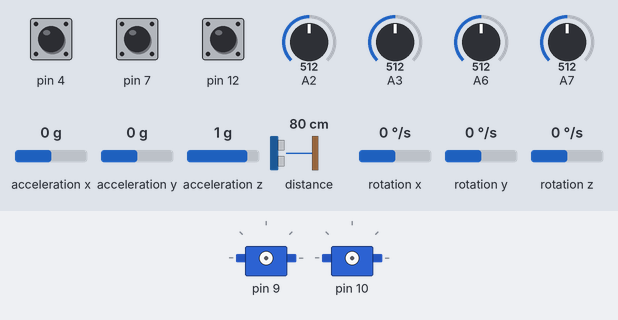
This sketch was run on a simulated Arduino Nano, built with avr-gcc and run on an emulated ATmega328P. On the bench: 2 × servo. Wiring (inferred from the names in the program): MPU-6050 motion sensor at I2C address 0x68. The inputs (shaded band) are chosen by the test bench; at power-on: pin 4 HIGH, A2 = 512, pin 7 HIGH, pin 12 HIGH, A3 = 512, A6 = 512, A7 = 512, acceleration x 0 g, acceleration y 0 g, acceleration z 1 g, distance to the obstacle 80 cm, rotation x 0 °/s, rotation y 0 °/s, rotation z 0 °/s. What the sketch prints to the serial monitor is not drawn.

Above: at 3.7 s.
3.8 s: pin 4 pulled LOW for 0.15 s
At 6.07 s:
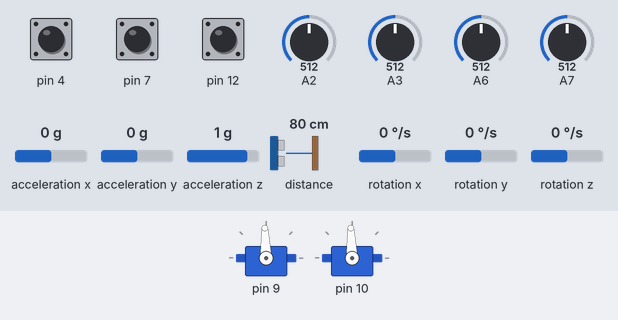
6.9 s: A2 set to 30
At 8.47 s:
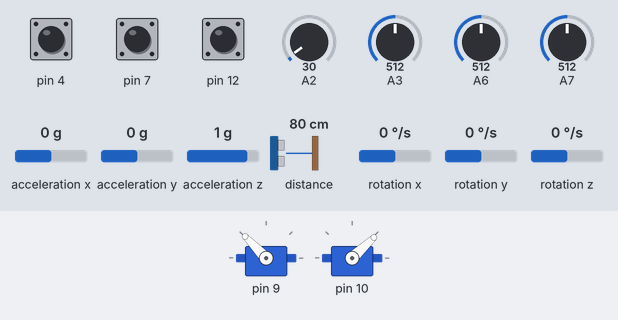
Timing chart, 0 to 15.9 s (numbered marks = the images above; inputs shaded):
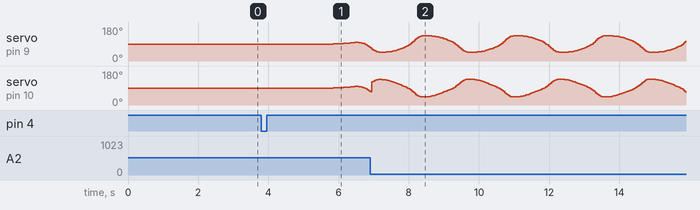

The sketch:

so2walk_rev2.0.ino
```cpp
/// Bakiwi ///

/*---------------------------------+
 | Matthias Kubisch                |
 | kubisch@informatik.hu-berlin.de |
 | software version 0.01           |
 | for board rev 2.0               |
 | October 9th, 2019               |
 +---------------------------------*/

/* DESCRIPTION.
 * This walking behavior is based on neural oscillators, so-called SO(2) networks.
 * Two recurrent neurons are coupled with the weights configured as a rotation matrix,
 * thus forming an approximated sin/cos waveform pair.
 * Based on the core oscillation, the motors are fed by this pattern generators' signals
 * which are mixed for adjusting phaseshift and amplified by readings from potentiometers.
 *
 * WARNING: Do NOT connect motors when using power from USB-port only.
 * This might overload the supply voltage of your computers USB port.
 */


/* TODOs:
 *  + buzzer: introduce volume by setting freq. 10x higher and use pwm mode for buzzer.
 *  + button: use proper hysteresis neuron (clip)
 */


#include "bakiwi_rev2.0.h"
#include "neural_osc.h"


bakiwi::Board board(42);
NeuralOscillator osc;
unsigned long timestamp = 0; /* timer variable */


void setup() {
  Serial.begin(1000000); /* 1MBaud */
  board.init();
  osc.set_frequency(board.freq);
  osc.restart();

  /* play totoro */
  board.buzzer.play_melody();
}

void loop()
{
  /* wait until timer signals the beginning of the next time slot */
  while(micros() - timestamp < (bakiwi::constants::WAIT_US));
  unsigned long dt = micros() - timestamp;
  timestamp = micros();

  /* begin execution of step functions */
  board.step(osc);

  /* propagate neural oscillator */
  osc.set_frequency(board.freq);
  osc.step();

  /* create phase shifted motor signals */
  const float u1 = osc.x1;
  const float u2 = osc.get_phase_shifted_x1(board.phase);

  board.set_motors(u1, u2);
  board.set_lights(u1, u2);


  Serial.print(dt/1000); Serial.print(" ");
  Serial.print(0.1f*board.motion.gx); Serial.print(" ");
  Serial.print(board.rangef.dx); Serial.print(" ");
  Serial.print(board.brgt); Serial.print(" ");
  Serial.print(board.touch); Serial.print(" ");

  Serial.println();

}
```

bakiwi_rev2.0.h
```cpp
#ifndef BAKIWI_REV2_H
#define BAKIWI_REV2_H

/*---------------------------------+
 | Matthias Kubisch                |
 | kubisch@informatik.hu-berlin.de |
 | October 3th, 2019               |
 +---------------------------------*/

#include <Arduino.h>
#include <math.h>
#include <Servo.h>
#include <Wire.h>

#include "modules.h"
#include "sensors/rangef.h"
#include "sensors/motion.h"
#include "sensors/jcl_capsense.h"
#include "sound/tones.h"
#include "sound/melodies.h"
#include "neural_osc.h"

#ifdef round
#undef round
#endif

#ifdef constrain
#undef constrain
#endif


volatile uint8_t led1pwm = 0;
volatile uint8_t led2pwm = 0;
volatile uint8_t pwmcnt = 0;
volatile bool buz_toggle = false; //TODO make buz_pwm and buz_vol
volatile bool buzzer_on = false;

namespace bakiwi {

namespace io { //TODO for consts: use same conventions for schem and code

/* user interface */
const unsigned POTI_FREQ  = A7; // poti for walking frequency
const unsigned POTI_PHASE = A2; // poti for phase shift between motors
const unsigned POTI_AMP1  = A6; // amplitude motor 1
const unsigned POTI_AMP2  = A3; // amplitude motor 2
const unsigned BRIGHTNESS =  7; // brightness sensor
const unsigned BUTTON     =  4; // tactile button

/* actuators */
const unsigned MOTOR_1    =  9;
const unsigned MOTOR_2    = 10;
const unsigned MOTOR_3    =  5;
const unsigned MOTOR_4    =  6;
const unsigned LED_1      =  3;
const unsigned LED_2      = 11;
const unsigned BUZZER     =  8;

/* sensors*/
const unsigned TOUCH_SEND =  2;
const unsigned TOUCH_RCV1 = 13; //TODO: wait for next revision, cannot be used, because of LED on pin 13
const unsigned TOUCH_RCV2 = 12;
const unsigned FLEX_SENS1 = A0;
const unsigned FLEX_SENS2 = A1;

} /* namespace io */


namespace constants {
    /* Note: the step size is largely dominated by the ToF sensor.
     * Without it, 10ms are reachable.
     */
    const unsigned long WAIT_US = 10*1000UL;
    const unsigned MAX_ANGLE = 90; // DEG
    const float    PREAMP = 1.4f;
}


void set_freq(float frq);


class Motors {

    const uint8_t pin1, pin2;
    bool const& paused;
    Servo   mot1, mot2;
    uint8_t tar1, tar2;

public:
    Motors(uint8_t pin1, uint8_t pin2, bool const& paused)
    : pin1(pin1), pin2(pin2), paused(paused), mot1(), mot2()
    {}

    void set_position(uint8_t t1, uint8_t t2) {
        tar1 = t1;
        tar2 = t2;
    }

    void attach() {
        mot1.attach(pin1);
        mot2.attach(pin2);
    }

    void detach() {
        mot1.detach();
        mot2.detach();
    }

    void step(void) {
        /* write motors */
        if (!paused) {
            mot1.write(tar1);
            mot2.write(tar2);
        }
    }
};


class Button
{
    const uint8_t pin;
    bool is_pressed = false;
    bool state = false;
    int8_t integ = 0;

    const int8_t UP = 3; /* min. timesteps need with pin high/low to switch state */

    void read(void) {
        /* saturating integrator */
        integ = clip(integ + (digitalRead(pin) ? -1 : +1), 0, UP);

        /* hysteresis switch */
             if ( state and integ==0 ) state = false;
        else if (!state and integ==UP) state = true;
    }

public:
    Button(uint8_t pin) : pin(pin) {
        pinMode(pin, INPUT_PULLUP); /* needs pullup resistor */
    }

    bool step(void) {
        read();
        bool result = (is_pressed and !state); /* trigger on button release */
        is_pressed = state;
        return result;
    }

    bool get_state(void) const { return is_pressed; }
    int8_t get_integ(void) const { return integ;}
};


class Lights {
    const uint8_t pin1, pin2;
    uint8_t pwm1, pwm2;
public:
    Lights(uint8_t pin1, uint8_t pin2)
    : pin1(pin1), pin2(pin2)
    {
        pinMode(pin1, OUTPUT);
        pinMode(pin2, OUTPUT);
    }

    void set_pwm(uint8_t tar1, uint8_t tar2) {
        pwm1 = tar1;
        pwm2 = tar2;
    }

    void step(void) {
        led1pwm = pwm1/16;
        led2pwm = pwm2/16;
    }

};


class Sound {
    const uint8_t pin;
    bool on = false;
public:
    Sound(uint8_t pin) : pin(pin) { pinMode(pin, OUTPUT); }

    void play_note(unsigned no, unsigned dur_ms) {}
    void play_melody() {
        /* play totoro */

        for (unsigned i = 0; i < 9; ++i) {
          if (melodies::totoro[0][i] != 0) {
            switch_on();
            set_freq( tonetable[88-melodies::totoro[0][i]] );
          } else switch_off();

          delay(2000/melodies::totoro[1][i]);
        }
        reset();
    }

    void reset(void) {
      buzzer_on = false;
      set_freq(16000);
    }

    void step() {
        //test tones
        //unsigned sel = 87*board.freq;
        //set_freq(tonetable[sel]);
    }

    void switch_on(void) { buzzer_on = true; }
    void switch_off(void) { buzzer_on = false; }
};


class Board {
public:

    bool paused = true;
    Button button;
    Lights lights;
    Motors motors;
    Sound buzzer;
    Motionsensor motion;
    Rangefinder rangef;
    jcl::CapSense cap;

    float freq  = .0f,
          amp1  = .0f,
          amp2  = .0f,
          phase = .0f,
          brgt  = .0f,
          temp  = .0f,
          touch = .0f;

    const uint8_t max_a = constants::MAX_ANGLE;

    Board(uint8_t id)
    : button(io::BUTTON)
    , lights(io::LED_1, io::LED_2)
    , motors(io::MOTOR_1, io::MOTOR_2, paused)
    , buzzer(io::BUZZER)
    , motion(Wire)
    , rangef()
    , cap(io::TOUCH_SEND, io::TOUCH_RCV2)
    {
        pinMode(io::BRIGHTNESS, INPUT_PULLUP); // reduce the resistance in voltage divider
        read_potentiometers();
        buzzer.reset();
    }

    /* must be called during setup() */
    void init(void) {
        Wire.begin();
        Wire.setClock(400000); /* set I2C clock speed to 400 kHz */
        motion.init();
        rangef.init();
    }

    float motorscale(float a) { return round(clip(a * max_a + max_a, 0.f, 2.f * max_a)); }

    void set_motors(float u1, float u2) {
        motors.set_position( motorscale(u1 * amp1), motorscale(u2 * amp2) );
    }

    void set_lights(float l1, float l2) {
        if (paused) // in pause mode, show amplitude
            lights.set_pwm( to_pwm(l1*(0.1+amp1))
                          , to_pwm(l2*(0.1+amp2)) );
        else
            lights.set_pwm( to_pwm(l1), to_pwm(l2) );
    }

    void step(NeuralOscillator const& osc)
    {
        if (button.step()) {
            paused = !paused; // toggle pause on button release
            if (paused) {
                motors.detach();
            } else {
                motors.attach();
                osc.restart();
            }
        }

        /* write actuators */
        motors.step();
        lights.step();
        buzzer.step();

        /* read sensors */
        motion.step();
        rangef.step();

        touch = cap.step();

        read_potentiometers();
        read_brightness();
    }

    bool is_paused(void) const { return paused; }

    float readpin(uint8_t pin) { return analogRead(pin) / 1023.f; }

    uint8_t to_pwm(float val) { return round(clip(val, 0.f, 1.f) * 255u); }

    void read_potentiometers(float ampl_gain = 1.f/*TODO use as damping*/)
    {
        const float lev = readpin(io::POTI_AMP1)*ampl_gain;
        const float dif = 2*readpin(io::POTI_AMP2);

        amp1 = constants::PREAMP * lev * clip(dif, 0.f, 1.f);
        amp2 = constants::PREAMP * lev * clip(2.f - dif, 0.f, 1.f);

        freq = readpin(io::POTI_FREQ);
        phase = 2 * readpin(io::POTI_PHASE) - 1.f;
    }

    void read_brightness(void) {
      brgt = digitalRead(io::BRIGHTNESS);
    }

    float get_temperature(void) const { return motion.tm; }
};


/* ISR for Timer 2 Compare Interrupt */
ISR(TIMER2_COMPA_vect)
{
  TCNT2 = 0; // reset register
  buz_toggle = !buz_toggle;
  digitalWrite(bakiwi::io::BUZZER, buz_toggle && buzzer_on);

  ++pwmcnt;
  pwmcnt %= 16; // <-- think about making this as a function of frequency
  digitalWrite( 3, pwmcnt < led1pwm);
  digitalWrite(11, pwmcnt < led2pwm);
}


/* prescaler table */
constexpr uint16_t presc[8] = {0,1,8,32,64,128,256,1024};


void set_timer_2(uint8_t pre, uint8_t ocr) {
    noInterrupts();       // disable all interrupts
    TCCR2A = (1<<WGM21);  // CTC mode
    TCCR2B = pre;         // set prescaler
    OCR2A = ocr;          // set timer compare register
    TIMSK2 = (1<<OCIE2A); // enable compare interrupt
    interrupts();         // enable all interrupts
}


/* determine the timer settings for desired frequency */
void set_freq(float frq)
{
  frq = clip(frq, 31, 20000);
  uint8_t i = 0;
  uint8_t p;
  unsigned ocr;

  do {
    ++i;
    ocr = round(F_CPU / frq / 2 / presc[i] - 1);
    p = i;
  }
  while (ocr > 255 && i < 8);

  set_timer_2(p, ocr);

  /*

  Lowest possible frequency is 31 Hz.


  example:
  F_CPU = 16000000Hz (16MHz)
  frq = 440Hz
  hence, we need to toggle buzzer pin at 2*frq = 880Hz

  ocr(1) = 16000000/880/1   - 1 = 18180 > 255 ? yes
  ocr(2) = 16000000/880/8   - 1 =  2271 > 255 ? yes
  ocr(3) = 16000000/880/32  - 1 =   567 > 255 ? yes
  ocr(4) = 16000000/880/64  - 1 =   283 > 255 ? yes
  ocr(5) = 16000000/880/128 - 1 =   141 > 255 ? no
  no --> p = 5 (b101), ocr = 141

  */
}


} /* namespace bakiwi */


#endif /* BAKIWI_REV2_H */
```

modules.cpp
```cpp
#include "modules.h"

/* clips values to Interval [l_limit, u_limit] */
float clip(float x, float l_limit, float u_limit)
{
    if (x > u_limit) return u_limit;
    else if (x < l_limit) return l_limit;
    else return x;
}

int clip(int x, int l_limit, int u_limit)
{
    if (x > u_limit) return u_limit;
    else if (x < l_limit) return l_limit;
    else return x;
}
```

modules.h
```cpp
#ifndef BAKIWI_MODULES_H
#define BAKIWI_MODULES_H

#include <math.h>

/* clips values to Interval [l_limit, u_limit] */
float clip(float x, float l_limit, float u_limit);
//int clip(int x, int l_limit, int u_limit);
/*
template <typename T>
T clip(T value, T min, T max)
{
    if (value > max) return value = max;
    else if (value < min) return value = min;
    else return value;
}

template<class T>
constexpr const T& clip( const T& v, const T& lo, const T& hi )
{
   // assert( !(hi < lo) );
    return (v < lo) ? lo : (hi < v) ? hi : v;
}
*/
#endif
```

neural_osc.h
```cpp
#ifndef NEURAL_OSC_H
#define NEURAL_OSC_H

/*---------------------------------+
 | Matthias Kubisch                |
 | kubisch@informatik.hu-berlin.de |
 | October 6th, 2019               |
 +---------------------------------*/

/* Description:
 *
 * Neural-SO(2)-Oscillator.
 * The theoretical basis can be found in this paper:
 * 'SO(2)-Networks as Neural Oscillators' by Frank Pasemann, Manfred Hild and Keyan Zahedi.
 *
 * Brief Description:
 * A fully connected recurrent Two-Neuron-Network is configured as an oscillating system.
 * The weight matrix can roughly be considered a rotation matrix while the state vector is
 * rotated by a defined angle per step. Frequency and amplitude of the oscillation is
 * determined by self (s) and ring (r) coupling weights.
 *
 * update rule:
 * (x1,x2)^T  <-- tanh[ (1+eps) * r(dp) * (x1,x2)^T + (b1,b2)^T ]
 *
 * r(dp) = [ cos(dp), sin(dp)
 *          -sin(dp), cos(dp) ]
 */

#include <math.h>
#include "modules.h"

class NeuralOscillator {
public:

    /*
       weights  [w11, w12
       matrix:   w21, w22]

       bias     [b1    state   [x1
       vector:   b2]   vector:  x2]
    */

    const float velmax = M_PI / 16;
    const float velmin = M_PI / 80;

    float w11, w12, w21, w22, b1, b2, x1, x2;

    NeuralOscillator() : w11(), w12(), w21(), w22(), b1(), b2(), x1(), x2() {
        set_weights(1.0);
    }


    /* call this function to create a new weight matrix
       according to some new desired frequency.
     */
    void set_weights(float frq)
    {
        /* stepsize of oscillator (frequency) */
        const float dp = frq * velmax + (1 - frq) * velmin;

        /* add non-linearity */
        const float k = 1.0f + 1.5f*dp; // useful range: 1 + 1dp ... 1 + 2dp

        /* determine self and ring coupling */
        const float s = cos(dp) * k;
        const float r = sin(dp) * k;

        /* rotation matrix */
        w11 =  s; w12 = r;
        w21 = -r; w22 = s;
    }

    /* start and restart */
    void restart(void) {
        x1 = .00001f; /* a little grain is needed to gently start the oscillation */
        x2 = .0f;
    }

    /* dampening oscillation */
    void damp() {
        x1 *= 0.9;
        x2 *= 0.9;
    }

    /* stop the oscillation immediately */
    void stop(void) {
        x1 = .0f;
        x2 = .0f;
    }

    void set_frequency(float val) { set_weights(clip(val, 0.f, 1.f)); }

    void step(void) {
        const float a1 = w11*x1 + w12*x2 + b1;
        const float a2 = w21*x1 + w22*x2 + b2;
        x1 = tanh(a1);
        x2 = tanh(a2);
    }

    float get_phase_shifted_x1(float phase) const { return x1 * cos(M_PI * phase) + x2 * sin(M_PI * phase); }

};

#endif /* NEURAL_OSC_H */
```

jcl_capsense.h
```cpp
#include <CapacitiveSensor.h>

/*-----------------------+
 | CapSense              |
 | Jetpack Cognition Lab |
 | Matthias Kubisch      |
 | v.0.1 Dec. 19th 2019  |
 +-----------------------*/

/*TODO add writing and reading values to/from EEPROM*/

namespace jcl {

class CapSense {
  CapacitiveSensor cs;

public:

  float x=.0f,y,b=.0f,w;
  const uint8_t NREAD = 8; /* each reading approx. takes 0.3 ms */
  const unsigned timeout_ms = 2000; /* 2000 is default */
  const float eta = 0.005f;
  const float eta_w = .0000005;
  const float lp = 0.1f;


  CapSense(uint8_t sendpin, uint8_t recvpin)
  : cs(sendpin, recvpin)
  , y(), w(0.01f), b()
  {
    cs.set_CS_AutocaL_Millis(0xFFFFFFFF);
    cs.set_CS_Timeout_Millis(timeout_ms);
    x = _read();
    b = -w*x;
  }

  float step(void) {
    x = lp*_read() + (1-lp)*x;
    y = tanh(w*x + b); /* single tanh neuron */

    /* low-pass out the bias/DC component */
    //b += -eta*y;
    b += (b > -w*x) ? -eta*y: -10*eta*y;

    /* decrease weight w when amp is near saturation,
       or increase w when amp is too lower */
    if (fabs(y) > .6f) w *= 1-eta_w;
    if (fabs(y) < .4f) w *= 1+eta_w;

    return y;
  }

  float get(void) const { return y; }

private:
  float _read(void) { return cs.capacitiveSensorRaw(NREAD)/NREAD; }

};


} /* namespace jcl */
```

motion.h
```cpp
#ifndef BAKIWI_SENSORS_MOTION_H
#define BAKIWI_SENSORS_MOTION_H

#include <Arduino.h>
#include <Wire.h>

/* temporary MPU6050 class,
   TODO: consider using TinyMPU6050.h
 */

class Motionsensor {
    TwoWire *wire;
public:


    /* I2C address of the MPU-6050.  *
     * If AD0 pin is set to HIGH,    *
     * the I2C address will be 0x69. */
    const int MPU6050_addr=0x68;
    int16_t ax = 0,
            ay = 0,
            az = 0,
            tm = 0,
            gx = 0,
            gy = 0,
            gz = 0;

    Motionsensor(TwoWire &w) : wire(&w) {};

    void init(void) {
       wire->beginTransmission(MPU6050_addr);
       wire->write(0x6B); /* PWR_MGMT_1 register  */
       wire->write(0);    /* wake up the MPU-6050 */
       wire->endTransmission(true);
    }

    void step(void) {
        wire->beginTransmission(MPU6050_addr);
        wire->write(0x3B);                       // starting register
        wire->endTransmission(false);
        wire->requestFrom(MPU6050_addr,14,true); // read 7 x 2 = 14 bytes

        ax = wire->read() << 8 | wire->read();
        ay = wire->read() << 8 | wire->read();
        az = wire->read() << 8 | wire->read();

        tm = wire->read() << 8 | wire->read();
        tm = tm/340.00+36.53;

        gx = wire->read() << 8 | wire->read();
        gy = wire->read() << 8 | wire->read();
        gz = wire->read() << 8 | wire->read();

        //TODO what is the expected time for reading all bytes?
    }
};

#endif /* BAKIWI_SENSORS_MOTION_H */
```

rangef.h
```cpp
#include <VL53L0X.h>

/* time-of-flight sensor */

class Rangefinder {
    VL53L0X sensor;

public:

    uint16_t dx = 0;

    Rangefinder() : sensor() {}

    void init(void) {
        sensor.init();
        sensor.setTimeout(1);
        /* Start continuous back-to-back mode,
         * take readings as fast as possible. */
        sensor.startContinuous();
    }


    void step(void) {
        const auto t = sensor.readRangeContinuousMillimeters();
        if (65535 != t)         // if not timed-out
            dx = min(t,1200);

        /* note: out of range value is 8190
           but sensor can measure slightly above 1200
         */
    }

};
```

Source omitted: melodies.h (398 bytes), tones.h (4064 bytes)

Measured:
- after the input at 3.8 s, servo on pin 9, servo on pin 10: rises from 90° to 98° in 0.61 s, then falls to 76° in 0.41 s
